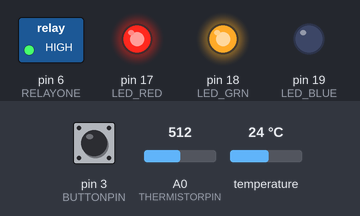
Recording of a sketch running on a simulated Arduino Uno, built with avr-gcc and run on an emulated ATmega328P. On the bench: switched loads named in the sketch (green lamp = pin HIGH), output pins drawn as LEDs (lit = HIGH). Inputs (shaded band) come from the test bench; at power-on: pin 3 (BUTTONPIN) HIGH, temperature 24 °C, A0 (THERMISTORPIN) = 512. What the sketch prints to the serial monitor is not drawn.

Above: at 1.5 s.
1.6 s: pin 3 (BUTTONPIN) pulled LOW for 3.2 s
At 3.0 s:
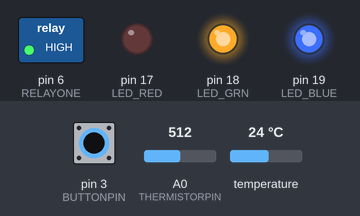
8.4 s: temperature set to 39.1 °C
At 10.6 s:
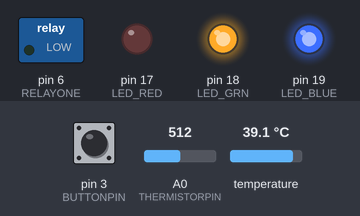
11.0 s: temperature set to 40.4 °C
At 12.5 s:
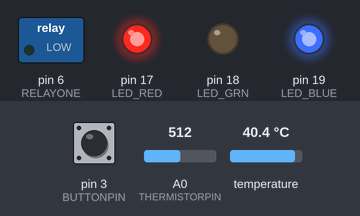
18.8 s: pin 3 (BUTTONPIN) driven LOW
At 20.7 s:
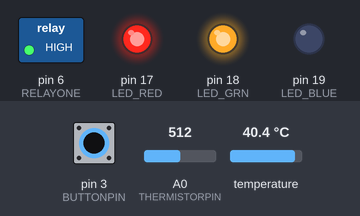
Timing chart, 0 to 22.2 s (numbered marks = the images above; inputs shaded):
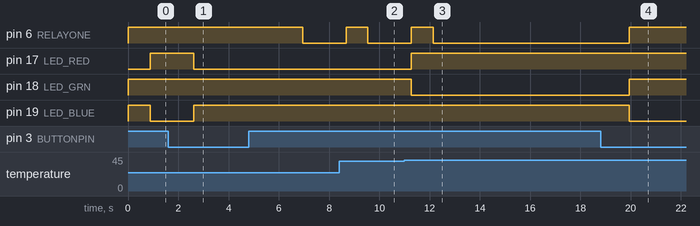

Measured:
- the behaviour switches between 39.9 and 40 °C on temperature (found by bisection; images 2 and 3)
- after the input at 1.6 s, pin 6 (RELAYONE): HIGH → LOW after 5.3 s; pin 17 (LED_RED): HIGH → LOW after 1.0 s; pin 19 (LED_BLUE): LOW → HIGH after 1.0 s
- after the input at 8.4 s, pin 6 (RELAYONE): LOW → HIGH after 0.28 s, → LOW 0.87 s later
- after the input at 11.0 s, pin 6 (RELAYONE): LOW → HIGH after 0.28 s, → LOW 0.87 s later; pin 17 (LED_RED): LOW → HIGH after 0.28 s; pin 18 (LED_GRN): HIGH → LOW after 0.28 s
- after the input at 18.8 s, pin 6 (RELAYONE), pin 18 (LED_GRN): LOW → HIGH after 1.1 s; pin 19 (LED_BLUE): HIGH → LOW after 1.1 s

The sketch:

app.ino
```cpp
#include <OneButton.h>
#include <PID_v1.h>
#include <OneWire.h>              // Dependency Dallas Temperature
#include <DallasTemperature.h>
#include <TimeLib.h>


// Global variables live here
#define numSamples 10              // Samples of temps to average (define for array sizing)
#define THERMISTORPIN A0          // ADC Pin for Pad Thermocouple
#define DS18B20PIN 12             // IO for OneWire Probe
#define BUTTONPIN 3
#define RELAYONE 6
#define RELAYTWO 5
#define LED_RED 17
#define LED_GRN 18
#define LED_BLUE 19

double sensorPadValue = 0;       // Sensor in thermal pad itself - PTC100 NTC3950
double sensorProbeValue;         // Thermocouple at top of hive - DS18B20
double outputPWM = 0;            // PWM duty cycle 0-100%
double outputSetpoint = 106;     // Final Setpoint (106F)
bool outputStatus = false;       // Options True = Running & False = Cancel
int coeff_P = 2;                 // Gain coefficient, default is ??
int coeff_I = 0;                 // Integral coefficient, default is ??
int coeff_D = 0;                 // Derivative coefficient, default is ??
double heatWindowSize = 1000;          // Window for 'PWM' relay control in msec
unsigned long windowStartTime;      // Temp value to start Window
unsigned long timeAtHeat = 0;
unsigned long startTime = 0;

long seriesResistor = 100000;       // Value of series resistor for pad thermocouple PTC 3950
long padResistance = 100000;        // Value of pad thermocouple resistance
int tempNominal = 25;               // Assumed Room Temp for calibration
int BCOEFFICIENT = 3950;          // Beta coefficient for pad thermocouple, default 3950
int padSamples[numSamples];       // Sample array Pad Thermocouple

OneWire oneWire(DS18B20PIN);          // Create OneWire
DallasTemperature sensors(&oneWire);  // Pass to Dallas Temp Module
PID myPiD(&sensorProbeValue, &outputPWM, &outputSetpoint, 2, 300, 300, P_ON_M, DIRECT); // Initialize with defaults
OneButton startStop(BUTTONPIN); // Create button, active LOW, pullup off

void setup()
{
  // put your setup code here, to run once:
  Serial.begin(115200);
  while (!Serial) delay(10);

  pinMode(RELAYONE,OUTPUT);       //Set Relay Pin to output and off
  digitalWrite(RELAYONE,HIGH);
  pinMode(LED_RED, OUTPUT);
  digitalWrite(LED_GRN, HIGH);    // Common Anode, Active Low LED
  pinMode(LED_GRN, OUTPUT);
  digitalWrite(LED_RED, HIGH);    // Common Anode, Active Low LED
  pinMode(LED_BLUE, OUTPUT);
  digitalWrite(LED_BLUE, HIGH);   // Common Anode, Active Low LED
  digitalWrite(LED_RED, LOW);

  setTime(0,0,0,1,1,2020);       //Set time to midnight Jan 1st. Used for ramp and interval only
	sensors.begin();
  myPiD.SetOutputLimits(0, heatWindowSize);
  //startStop.attachClick(click);
  startStop.attachPress(click);
  windowStartTime = millis();
}
void loop()
{
  startStop.tick();
  sensors.requestTemperatures();      // Onewire Sensor requires processing time - call before ADC, read after.

  // *****************************************
  // This section grabs and processes the temp from the internal sensor in the
  // heating pad unit. Currently a PTC100 with Beta 3950. It's used to be sure
  // the bees don't get burned by heating too fast
  //******************************************

  // Grab 5 samples
  uint8_t i;
  float average;
  for (i=0; i< numSamples; i++) {
   padSamples[i] = analogRead(THERMISTORPIN);
   delay(10);
  }

  // average all the samples out
  average = 0;
  for (i=0; i< numSamples; i++) {
     average += padSamples[i];
  }
  average /= numSamples;      // process average to get from counts to resistance
  average = 1023 / average - 1;
  average = seriesResistor / average;

  // Convert resistance value from previous step to temp in C
  double steinhart;
  steinhart = average / padResistance;        // (R/Ro)
  steinhart = log(steinhart);                 // ln(R/Ro)
  steinhart /= BCOEFFICIENT;                  // 1/B * ln(R/Ro)
  steinhart += 1.0 / (tempNominal + 273.15);  // + (1/To)
  steinhart = 1.0 / steinhart;                // Invert
  steinhart -= 273.15;                        // convert to C
  sensorPadValue = (steinhart)*9/5 + 32;      // convert to F

  if(sensorPadValue > 150){
    digitalWrite(RELAYONE, HIGH);
  }

// Get Probe temps from One Wire Digital Temperature Sensor - DS18B20
// Requires OneWire library
// Sensor requested above, should be ready to read now

double sensorProbeRAW = sensors.getTempCByIndex(0);
sensorProbeValue = ((sensorProbeRAW * 9.0) / 5.0 + 32);
startStop.tick();

if (outputStatus){
  bool atTemp = evaluateTemp(sensorProbeValue);
  selectLED(atTemp);
  accumulateTime(atTemp);
  cycleHeat();
  }
  else{
  digitalWrite(LED_GRN, HIGH);
  digitalWrite(LED_RED, HIGH);
  digitalWrite(LED_BLUE,LOW);
  outputPWM = 0;
  }
double outputPWMScaled = outputPWM/10;
sendToPC(&sensorProbeValue, &sensorPadValue, &outputPWMScaled, &timeAtHeat);
}

///////////////////////////END LOOP//////////////////////////////

bool evaluateTemp(double tmp)
{
  if(106 >= tmp && tmp >= 104){
    return true;
  }
  else {
    return false;
  }
}

void accumulateTime(bool atTemp)
{
  if (atTemp){
    //  FIGURE OUT HOW TO DO TIMER HERE
  }
  else{
    //  FIGURE OUT HOW TO DO TIMER HERE
  }

}

void sendToPC(double* data1, double* data2, double* data3, unsigned long* data4)
{
  byte* byteData1 = (byte*)(data1);
  byte* byteData2 = (byte*)(data2);
  byte* byteData3 = (byte*)(data3);
  byte* byteData4 = (byte*)(data4);
  byte buf[16] = {byteData1[0], byteData1[1], byteData1[2], byteData1[3],
                byteData2[0], byteData2[1], byteData2[2], byteData2[3],
                byteData3[0], byteData3[1], byteData3[2], byteData3[3],
                byteData4[0], byteData4[1], byteData4[2], byteData4[3]};
  Serial.write(buf, 16);
}

void selectLED(bool atTemp)
{
    digitalWrite(LED_BLUE, HIGH);             // System is heating, kill blue LED

    if(atTemp){             // In correct range - green LED should be lit
      digitalWrite(LED_GRN, LOW);
      digitalWrite(LED_RED, HIGH);
    }
    else{
      digitalWrite(LED_RED, LOW);             // Out of range (high or low) - red LED should be lit
      digitalWrite(LED_GRN, HIGH);
    }
}

void cycleHeat()
  {
    myPiD.Compute();

  /************************************************
     turn the output pin on/off based on pid output
   ************************************************/
  unsigned long now = millis();
  if (now - windowStartTime > heatWindowSize)
  { //time to shift the Relay Window
    windowStartTime += heatWindowSize;
  }
  if (outputPWM > now - windowStartTime)
    digitalWrite(RELAYONE, LOW);
  else
    digitalWrite(RELAYONE, HIGH);


}
void click()
{
 if(outputStatus)                       // System is running
 {
   outputStatus = false;                // Toggle status to OFF
   myPiD.SetMode(MANUAL);               // Toggle PID Controller to OFF
   outputPWM = 0;                       // FORCE output to 0
   digitalWrite(RELAYONE, HIGH);        // FORCE relay off for safety

 }
 else{
   outputStatus = true;                 // System is not running
   myPiD.SetMode(AUTOMATIC);            // Turn on PID to begin heating

 }
}
```
